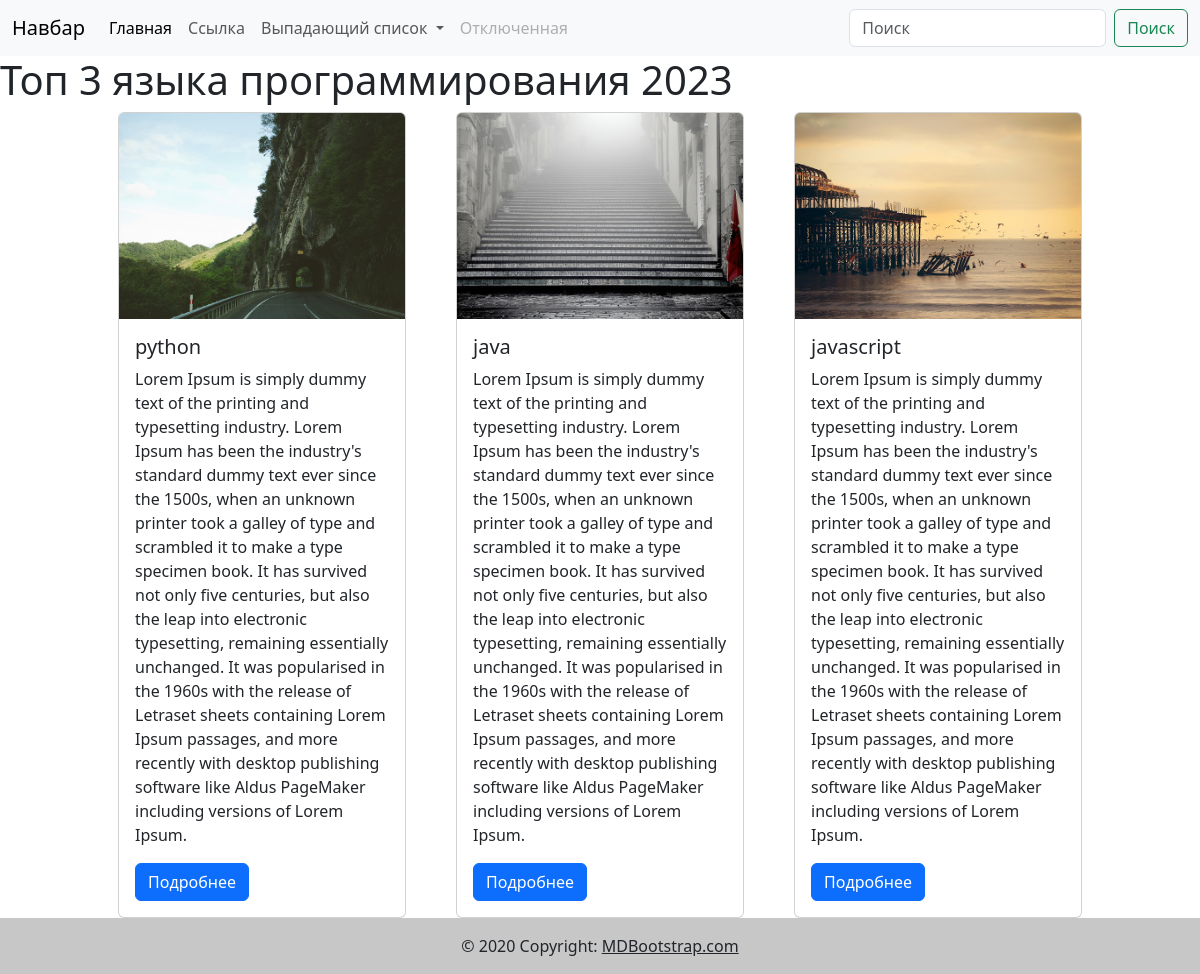
The page / on the database its author committed.
### programm_lang/models.py (models this page shows, shortened)
class ProgramLang(models.Model):
    ACTUALITY = (
        ('Актуален', 'Актуален'),
        ('50 на 50', '50 на 50'),
        ('Стрем', 'Стрем'),
    )
    title = models.CharField(max_length=30)
    description = models.TextField()
    image = models.ImageField(upload_to='')
    actuality = models.CharField(max_length=100, choices=ACTUALITY, default=ACTUALITY[0], null=True)
    video = models.URLField(null=True)
    created_date_lang = models.DateField(null=True)
    created_at = models.DateTimeField(auto_now_add=True)

### programm_lang/views.py (the view)
# urls.py: path('', views.programm_lang_view),
def programm_lang_view(request):
    lang_value = models.ProgramLang.objects.all()
    return render(request, 'programm_lang.html', {'lang_key': lang_value})

### templates/programm_lang.html
{% include 'header.html' %}
<h1>Топ 3 языка программирования 2023</h1>
<div class="flex">
 {% for i in lang_key %}
    <div class="card" style="width: 18rem;">
      <img src="{{i.image.url}}" class="card-img-top" alt="...">
      <div class="card-body">
        <h5 class="card-title">{{i.title}}</h5>
        <p class="card-text">{{i.description}}</p>
        <a href="/lang_detail/{{i.id}}/" class="btn btn-primary">Подробнее</a>
      </div>
</div>
   {% endfor %}
     </div>
{% include 'footer.html' %}

### templates/header.html (shortened to what this page needs)
{% load static %}
<!DOCTYPE html>
<html lang="en">
<head>
    <link href="https://cdn.jsdelivr.net/npm/bootstrap@5.3.1/dist/css/bootstrap.min.css" rel="stylesheet">
    <link rel="stylesheet" href="{% static 'css/style.css' %}">
</head>
<body>
<nav class="navbar navbar-expand-lg bg-body-tertiary">
  <div class="container-fluid">
    <a class="navbar-brand" href="#">Навбар</a>
    <div class="collapse navbar-collapse" id="navbarSupportedContent">
      <ul class="navbar-nav me-auto mb-2 mb-lg-0">
        <li class="nav-item">
          <a class="nav-link active" aria-current="page" href="#">Главная</a>
        </li>
        <li class="nav-item">
          <a class="nav-link" href="#">Ссылка</a>
        </li>
        <li class="nav-item dropdown">
          <a class="nav-link dropdown-toggle" href="#" role="button" data-bs-toggle="dropdown" aria-expanded="false">
            Выпадающий список
          </a>
        </li>
        <li class="nav-item">
          <a class="nav-link disabled">Отключенная</a>
        </li>
      </ul>
      <form class="d-flex" role="search">
        <input class="form-control me-2" type="search" placeholder="Поиск" aria-label="Поиск">
        <button class="btn btn-outline-success" type="submit">Поиск</button>
      </form>
    </div>
  </div>
</nav>
</body>
</html>

### templates/footer.html (shortened to what this page needs)
<footer class="bg-light text-center text-lg-start">
  <div class="text-center p-3" style="background-color: rgba(0, 0, 0, 0.2);">
    © 2020 Copyright:
    <a class="text-dark" href="https://mdbootstrap.com/">MDBootstrap.com</a>
  </div>
</footer>
</body>
</html>

### static/css/style.css (style rules this page uses)
.flex { display: flex; align-items: center; justify-content: center; gap: 50px; }

### rows shown on the page
ProgramLang: image (picture), title "python", description "Lorem Ipsum is simply dummy text of the printing and typesetting industry. Lorem Ipsum has been the industry's standard dummy text ever since the 1500s, when an unknown printer took a galley of type and scrambled it to make a type specimen book. It has survived not only five centuries, but also the leap into electronic typesetting, remaining essentially unchanged. It was popularised in the 1960s with the release of Letraset sheets containing Lorem Ipsum passages, and more recently with desktop publishing software like Aldus PageMaker including versions of Lorem Ipsum."
ProgramLang: image (picture), title "java", description "Lorem Ipsum is simply dummy text of the printing and typesetting industry. Lorem Ipsum has been the industry's standard dummy text ever since the 1500s, when an unknown printer took a galley of type and scrambled it to make a type specimen book. It has survived not only five centuries, but also the leap into electronic typesetting, remaining essentially unchanged. It was popularised in the 1960s with the release of Letraset sheets containing Lorem Ipsum passages, and more recently with desktop publishing software like Aldus PageMaker including versions of Lorem Ipsum."
ProgramLang: image (picture), title "javascript", description "Lorem Ipsum is simply dummy text of the printing and typesetting industry. Lorem Ipsum has been the industry's standard dummy text ever since the 1500s, when an unknown printer took a galley of type and scrambled it to make a type specimen book. It has survived not only five centuries, but also the leap into electronic typesetting, remaining essentially unchanged. It was popularised in the 1960s with the release of Letraset sheets containing Lorem Ipsum passages, and more recently with desktop publishing software like Aldus PageMaker including versions of Lorem Ipsum."
